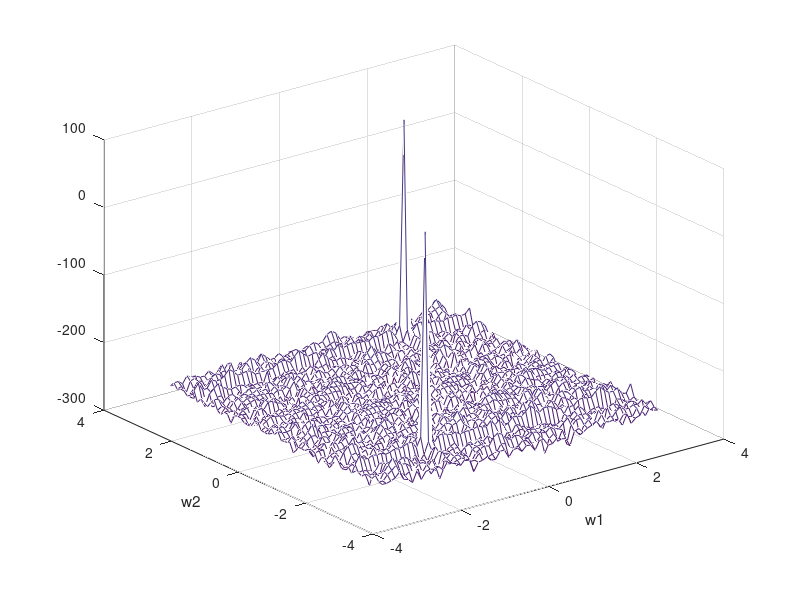
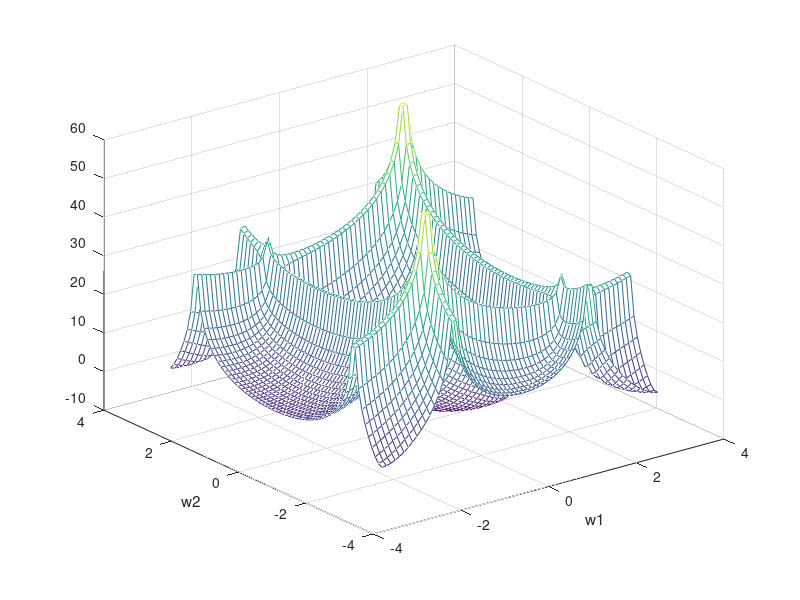
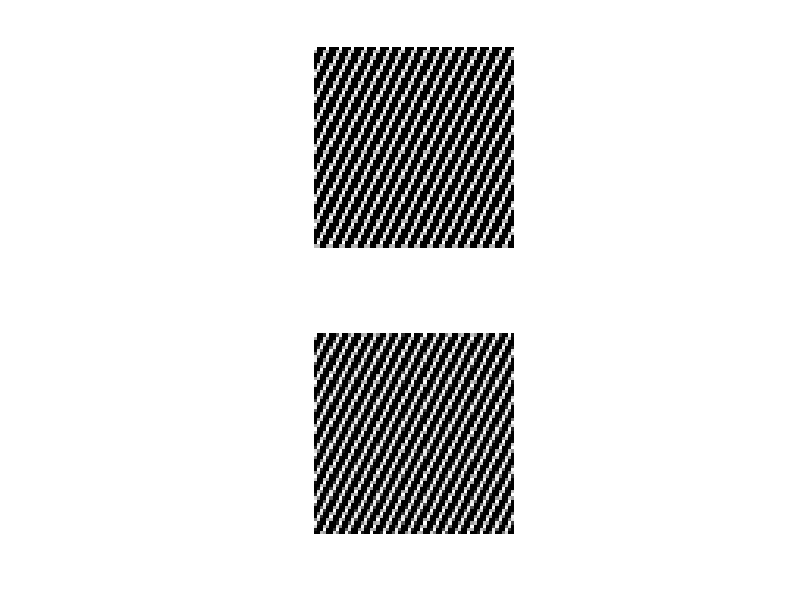

These figures' MATLAB source, in order:
clc;
clear all;
close all;
%% Given specifications
N1=64;
N2=64;
w1=[2*pi*8/64 2*pi*16/64];
w2=[2*pi*8.5/64 2*pi*16.5/64];
n1=(0:N1-1)'*ones(1,N2);
n2=ones(N1,1)*(0:N2-1);
x1=cos(w1(1)*n1+w1(2)*n2);
x2=cos(w2(1)*n1+w2(2)*n2);
X1=fft2(x1);    %2d FFT
ax=-pi:2*pi/63:pi;
%% Plotting 2d DFT of the cosine signal
figure
colormap('default');
mesh(ax,ax,20*log10(abs((X1))));
xlabel('w1');
ylabel('w2');
X2=fft2(x2);    %2d FFT
ax=-pi:2*pi/63:pi;
figure
colormap('default');
mesh(ax,ax,20*log10(abs((X2))));
xlabel('w1');
ylabel('w2');
figure
subplot(2,1,1)
imshow(x1);
subplot(2,1,2)
imshow(x2)



